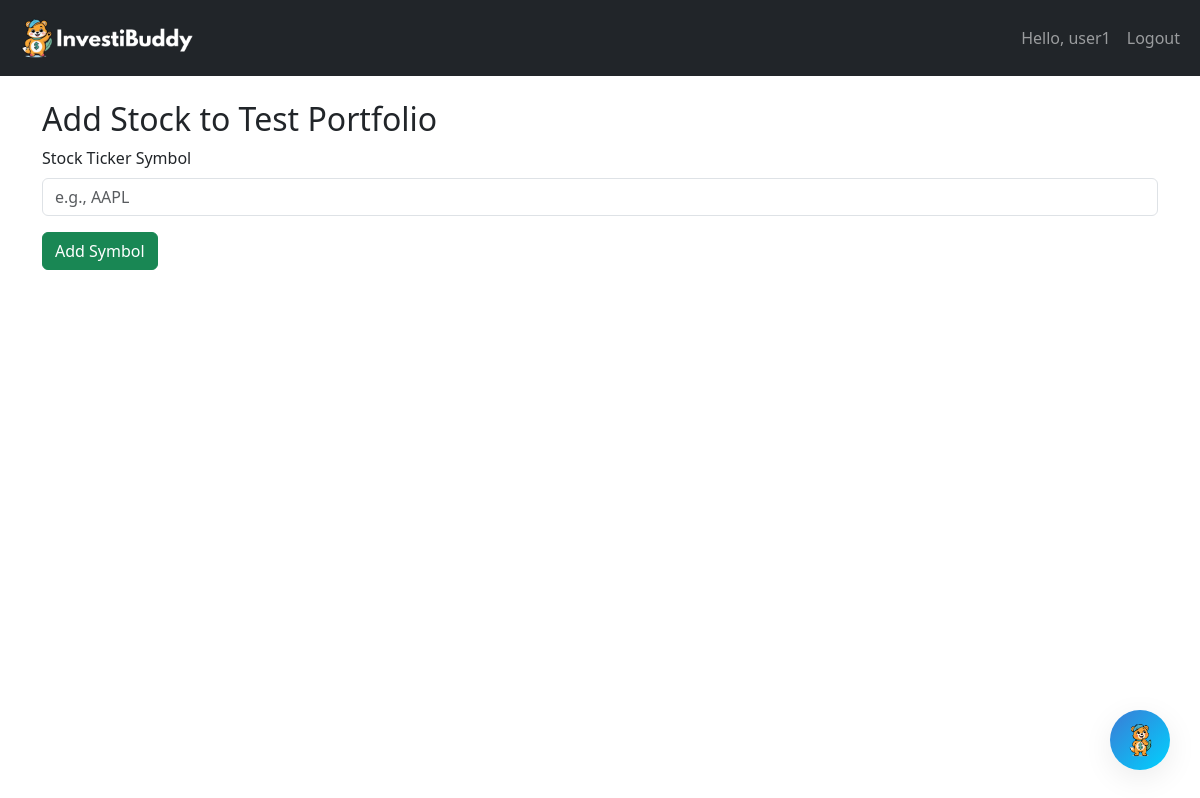
The page /portfolio/1/add-symbol (signed in) on the database as committed earlier.
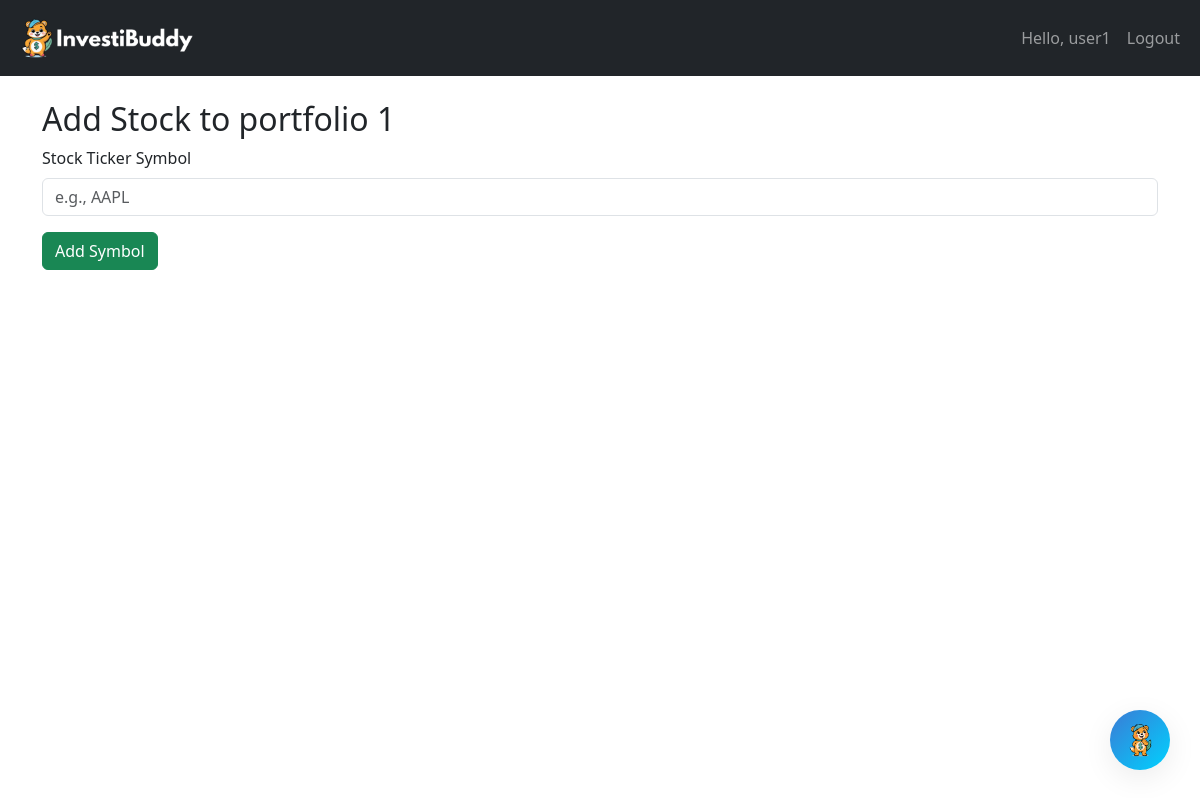
The same page on the database as committed later.
### tables this page shows
CREATE TABLE portfolios (
        portfolio_id INTEGER PRIMARY KEY AUTOINCREMENT,
        user_id INTEGER NOT NULL,
        name TEXT NOT NULL,
        FOREIGN KEY (user_id) REFERENCES users (user_id)
    );

### app.py (the view, shortened to what this page needs)
@app.route('/portfolio/<int:portfolio_id>/add-symbol', methods=['GET', 'POST'])
def add_symbol(portfolio_id):
    if 'user_id' not in session:
        flash("⚠️ Please log in to add symbols.")
        return redirect(url_for('login'))
    rows = db_manager.execute_query(
        "SELECT portfolio_id, user_id, name FROM portfolios WHERE portfolio_id = ? AND user_id = ?",
        (portfolio_id, session['user_id'])
    )
    if not rows:
        flash("❌ Portfolio not found or does not belong to you.")
        return redirect(url_for('view_portfolios'))
    portfolio = {
        'portfolio_id': rows[0][0],
        'user_id': rows[0][1],
        'name': rows[0][2]
    }
    return render_template('add_symbol.html', portfolio=portfolio)

### models/database_manager.py (called while the page is built)
    def get_connection(self):
        return sqlite3.connect(self.db_name)

    def execute_query(self, query: str, params: tuple = None) -> list:
        conn = self.get_connection()
        cursor = conn.cursor()
        try:
            cursor.execute(query, params if params else ())
            result = cursor.fetchall()
            return result
        except sqlite3.OperationalError as e:
            print(f"⚠️ Database error: {e}")
            return []
        finally:
            conn.close()

### templates/add_symbol.html (shortened to what this page needs)
{% extends 'layout.html' %}
{% block content %}
<h2>Add Stock to {{ portfolio.name }}</h2>
<form method="POST">
    <div class="mb-3">
        <label for="ticker" class="form-label">Stock Ticker Symbol</label>
        <input type="text" class="form-control" id="ticker" name="ticker" placeholder="e.g., AAPL" required>
    </div>
    <button type="submit" class="btn btn-success">Add Symbol</button>
</form>
{% endblock %}

Rows that differ between the two databases and show on the page:
changed portfolios: name "Test Portfolio" → "portfolio 1"
